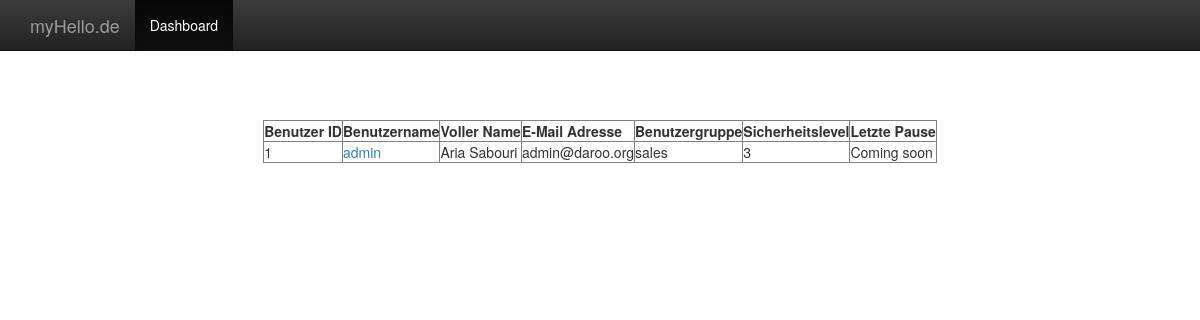
The page /index.php/userControl (signed in) on the database as committed earlier.
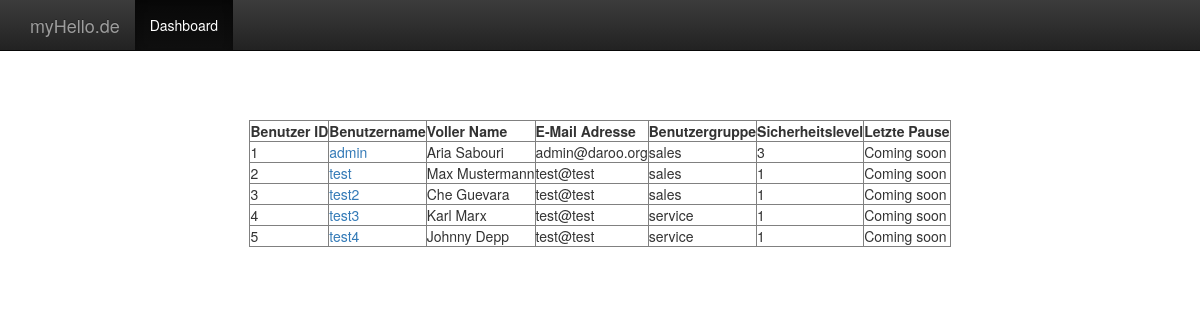
The same page on the database as committed later.
### tables this page shows
CREATE TABLE IF NOT EXISTS `accounts` (
  `id` int(255) NOT NULL AUTO_INCREMENT,
  `username` varchar(255) NOT NULL,
  `fullname` varchar(255) NOT NULL,
  `email` varchar(255) NOT NULL,
  `usertype` varchar(255) NOT NULL,
  `grants` int(2) NOT NULL,
  `password` varchar(255) NOT NULL,
  PRIMARY KEY (`id`)
);

### src/Core/AbstractController.php (called while the page is built, shortened)
<?php
abstract class AbstractController
{
  protected function render($view, $params)
  {
    extract($params);
    include __DIR__ . "/../../views/{$view}.php";
  }
}
?>

### src/User/UserAdminController.php (called while the page is built, shortened)
<?php
class UserAdminController extends AbstractController
{
    public function __construct(UserController $userController, LogController $logController, $configs)
    {
      $this->userController = $userController;
      $this->userRepository= $this->userController->userRepository;
    }
    public function showUserIndex()
    {
      $users = $this->userRepository->all();
      $this->render("admin/user/admin", [
        'users' => $users
      ]);
    }
}
?>

### src/User/UserController.php (called while the page is built, shortened)
<?php
class UserController extends AbstractController
{
  public function __construct(UserRepository $userRepository)
  {
    $this->userRepository = $userRepository;
  }
}
?>

### src/User/UserRepository.php (called while the page is built, shortened)
<?php
class UserRepository extends AbstractRepository
{
  public function getTableName()
  {
    return "accounts";
  }
  public function getModelName()
  {
    return "App\\User\\UserModel";
  }
}
?>

### src/Core/AbstractRepository.php (called while the page is built, shortened)
<?php
abstract class AbstractRepository
{
  protected $pdo;
  public function __construct(PDO $pdo)
  {
    $this->pdo = $pdo;
  }
  function all()
  {
     $table = $this->getTableName();
     $model = $this->getModelName();
     $stmt = $this->pdo->query("SELECT * FROM `$table`");
     $res = $stmt->fetchAll(PDO::FETCH_CLASS, $model);
     return $res;
  }
}
 ?>

### autoload.php (called while the page is built, shortened)
<?php
spl_autoload_register(function ($class) {
    $prefix = 'App\\';
    $base_dir = __DIR__ . '/src/';
    $len = strlen($prefix);
    $relative_class = substr($class, $len);
    $file = $base_dir . str_replace('\\', '/', $relative_class) . '.php';
});

### views/admin/user/admin.php (the view)
<?php include __DIR__ . "/../../layout/header.php"; ?>
<br/>
<br/>
<center>
<table border="true">
  <tr>
    <th>Benutzer ID</th>
    <th>Benutzername</th>
    <th>Voller Name</th>
    <th>E-Mail Adresse</th>
    <th>Benutzergruppe</th>
    <th>Sicherheitslevel</th>
    <th>Letzte Pause</th>
  </tr>
  <?php
  foreach($users as $user)
  {
    echo "<tr>
    <td>{$user->id}</td>
    <td><a href='showUser?id={$user->id}'>{$user->username}</a></td>
    <td>{$user->fullname}</td>
    <td>{$user->email}</td>
    <td>{$user->usertype}</td>
    <td>{$user->grants}</td>
    <td>Coming soon</td>
    </tr>";
  }
  ?>
</center>
<?php include __DIR__ . "/../../layout/footer.php"; ?>

### public/index.php (shortened to what this page needs)
<?php
require __DIR__ . "/../init.php";
$pathInfo = $_SERVER['PATH_INFO'];
$routes = [
  '/index' => [
    'controller' => 'userController',
    'method' => 'dashboard'
  ],
	'/login' => [
		'controller' => 'userController',
		'method' => 'login'
	],
	'/logout' => [
		'controller' => 'userController',
		'method' => 'logout'
	],
	'/breaksystem' => [
		'controller' => 'breakController',
		'method' => 'showFreeBreakTickets'
	],
	'/takeBreakTicket' => [
		'controller' => 'breakController',
		'method' => 'takeBreakTicket'
	],
	'/unbreak' => [
		'controller' => 'breakController',
		'method' => 'unbreak'
	],
	'/breakAdmin' => [
		'controller' => 'breakAdminController',
		'method' => 'showAdminPage'
	],
	'/addTicket' => [
		'controller' => 'breakAdminController',
		'method' => 'addTicket'
	],
	'/changeTicket' => [
		'controller' => 'breakAdminController',
		'method' => 'changeTicket'
	],
	'/logs' => [
		'controller' => 'logController',
		'method' => 'showLogs'
	],
	'/userControl' => [
		'controller' => 'userAdminController',
		'method' => 'showUserIndex'
	],
	'/showUser' => [
		'controller' => 'userAdminController',
		'method' => 'showUser'
	]
];
if (isset($routes[$pathInfo])) {
  $route = $routes[$pathInfo];
  $controller = $container->make($route['controller']);
  $method = $route['method'];
  $controller->$method();
}
?>

### views/layout/header.php (shortened to what this page needs)
<!DOCTYPE html>
<html lang="en">
  <head>
    <link rel="stylesheet" href="https://maxcdn.bootstrapcdn.com/bootstrap/3.3.6/css/bootstrap.min.css">
    <link rel="stylesheet" href="https://maxcdn.bootstrapcdn.com/bootstrap/3.3.6/css/bootstrap-theme.min.css">
  </head>
  <body>
    <nav class="navbar navbar-inverse navbar-fixed-top">
      <div class="container">
        <div class="navbar-header">
          <a class="navbar-brand" href="index">myHello.de</a>
        </div>
        <div id="navbar" class="collapse navbar-collapse">
          <ul class="nav navbar-nav">
            <li class="active"><a href="index">Dashboard</a></li>
          </ul>
        </div>
      </div>
    </nav>
    <br /><br />
    <div class="container">
      <br/>
      <br/>

### views/layout/footer.php (shortened to what this page needs)
</div>
</body>
</html>

Rows that differ between the two databases and show on the page:
added accounts: id "2", username "test", fullname "Max Mustermann", email "test@test", usertype "sales", grants "1"
added accounts: id "3", username "test2", fullname "Che Guevara", email "test@test", usertype "sales", grants "1"
added accounts: id "4", username "test3", fullname "Karl Marx", email "test@test", usertype "service", grants "1"
added accounts: id "5", username "test4", fullname "Johnny Depp", email "test@test", usertype "service", grants "1"
